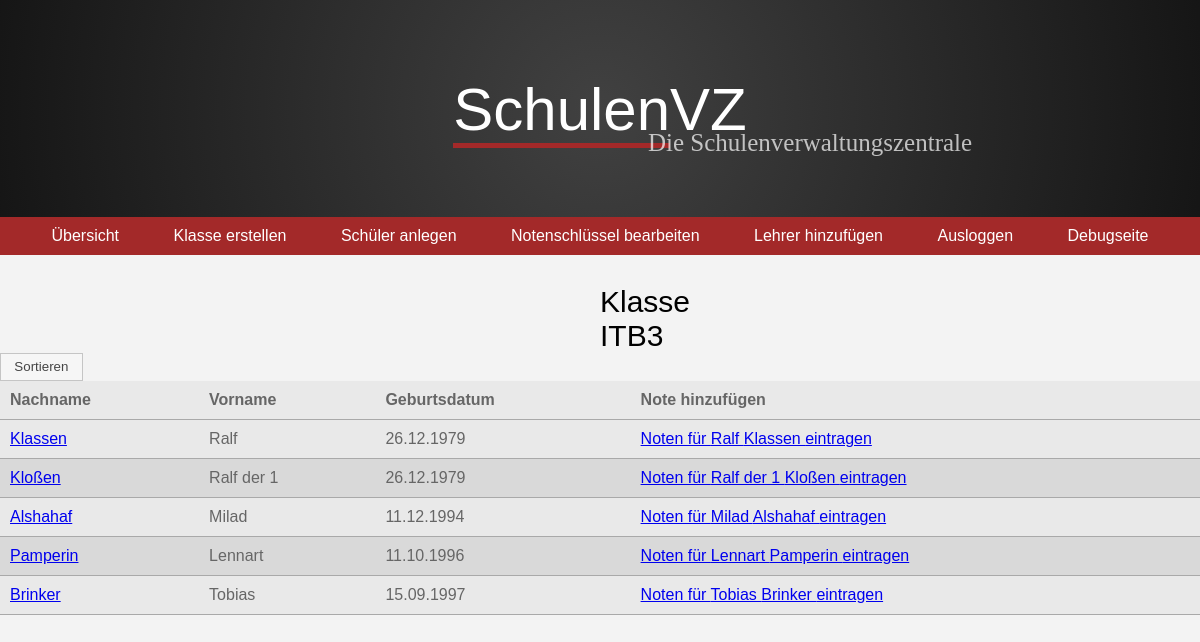
The page /index.php?id=ITB3 (signed in) on the database its author committed.
### tables this page shows
CREATE TABLE `schueler` (
  `id_Schueler` int(11) NOT NULL,
  `Vorname` varchar(45) NOT NULL,
  `Nachname` varchar(45) NOT NULL,
  `Geburtsdatum` date NOT NULL,
  `Kurs_id_Kurs` int(11) DEFAULT NULL
);

### files_lp/includes/DoublyLinkedList.php (called while the page is built, shortened)
<?php
require_once 'Student.php';
require_once 'Element.php';
class DoublyLinkedList
{
    private $start;
    private $count;
    public function __construct($name, $key, $id)
    {
        $this->start = null;
        $this->count = 0;
    }
    public function add($data)
    {
        $element = new Element($data);
        if ($this->start === null) {
            $this->start = $element;
            $this->count++;
            return;
        }
        $this->count++;
    }
    public function readList()
    {
        $array = array();
        if ($this->count === 0)
        {
            echo "Noch keine Einträge vorhanden.<br>";
        }
        else
        {
            $start = $this->getStart();
            $data = $start->getData();
            for ($i = 0; $i < $this->count; $i++) {
                $array[] = $data;
                $start = $start->getNext();
                if ($start !== null)
                {
                    $data = $start->getData();
                }
                else
                {
                    return $array;
                }
            }
            return $array;
        }
    }
    public function getStart()
    {
        return $this->start;
    }
}

### files_lp/includes/Student.php (called while the page is built, shortened)
<?php
require_once 'Element.php';
require_once 'DoublyLinkedList.php';
class Student
{
    private $firstName;
    private $lastName;
    private $bday;
    private $id;
    public function __construct($id, $firstName, $lastName, $bday, $class)
    {
        $this->id = $id;
        $this->firstName = $firstName;
        $this->lastName = $lastName;
        $this->bday = $bday;
    }
    public function getId()
    {
        return $this->id;
    }
    public function getFirstName()
    {
        return $this->firstName;
    }
    public function getLastName()
    {
        return $this->lastName;
    }
    public function getBday()
    {
        return $this->bday;
    }
    public function getStudentData()
    {
        $data = array();
        $id = $this->getId();
        $first = $this->getFirstName();
        $last = $this->getLastName();
        $bd = $this->getBday();
        array_push($data, $first, $last, $bd, $id);
        return $data;
    }
}

### files_lp/includes/Element.php (called while the page is built, shortened)
<?php
require_once 'Student.php';
require_once 'DoublyLinkedList.php';
class Element
{
    private $next;
    private $data;
    public function __construct(Student $data)
    {
        $this->data = $data;
    }
    public function setNext($element)
    {
        if ($element === null)
        {
            $this->next = null;
        }
        else
        {
            $this->next = $element;
        }
    }
    public function getNext()
    {
        return $this->next;
    }
    public function getData()
    {
        return $this->data->getStudentData();
    }
}

### project_files/Database.php (called while the page is built, shortened)
<?php
abstract class DB {
    public static function convertDate($date) {
        if ($date) {
            return date('d.m.Y', strtotime($date));
        }
        else {
            return NULL;
        }
    }
}

### files_lp/functions/listHelper.php (the view, shortened to what this page needs)
<?php
require_once 'files_lp/includes/DoublyLinkedList.php';
require_once 'files_lp/includes/Element.php';
require_once 'files_lp/includes/Student.php';
require_once 'project_files/Database.php';
function buildList($class)
{
    $PDO = DB::load(DBHOST, DBNAME, DBUSERNAME, DBPASSWORD);
    $search = "SELECT s.id_Schueler, s.Vorname, s.Nachname, s.Geburtsdatum FROM kurs
               LEFT JOIN schueler s on kurs.id_Kurs = s.Kurs_id_Kurs
               WHERE kurs.kursName = ?";
    $pre = $PDO->prepare($search);
    $pre->execute(array($class));
    $test = $pre->fetchAll(PDO::FETCH_ASSOC);
}
function printList($liste, $kurs, $sort = false)
{
    if ($sort == true)
    {
        $sorted = sortList($kurs);
        $array = $sorted->readList();
        $sortVal = 1;
    }
    else
    {
        $array = $liste->readList();
    }
    echo "<tbody id='myTbody'>";
    foreach ($array as $row)
    {
        echo "<tr onclick='makeTrClickableAgain(this)'>";
        echo "<td id='last' class='dontTouchThis'>";
        echo "<a href='grades.php?id=".$row[3]."&class=".$kurs."'>".$row[1]."</a>";
        echo "</td>";
        echo "<td id='first'>";
        echo $row[0];
        echo "</td>";
        echo "<td id='birth'>";
        echo DB::convertDate($row[2]);
        echo "</td>";
        echo "<td class='dontTouchThis'>";
        echo "<a href='newGrade.php?id=".$row[3]."&class=".$kurs."'>Noten für ".$row[0]." ".$row[1]." eintragen</a>";
        echo "</td>";
        echo "</tr>";
    }
    echo "</tbody>";
}

### files_lp/styles/styles.css (style rules this page uses)
body { background-color: var(--backgroundColor); font-family: var(--mainFont); margin: 0; padding: 0; }
td, th { padding: 10px; color: #666; }
tr { border-bottom: 1px solid var(--tableBorders); }
tr:nth-child(even) { background-color: var(--softerMainColor); }
tr:nth-child(odd):not(.tableHead) { background-color: var(--softMainColor); }

### rows shown on the page
schueler: Nachname "Klassen", Vorname "Ralf", Geburtsdatum "26.12.1979"
schueler: Nachname "Kloßen", Vorname "Ralf der 1", Geburtsdatum "26.12.1979"
schueler: Nachname "Alshahaf", Vorname "Milad", Geburtsdatum "11.12.1994"
schueler: Nachname "Pamperin", Vorname "Lennart", Geburtsdatum "11.10.1996"
schueler: Nachname "Brinker", Vorname "Tobias", Geburtsdatum "15.09.1997"

### other values the page prints
$kurs "ITB3"
